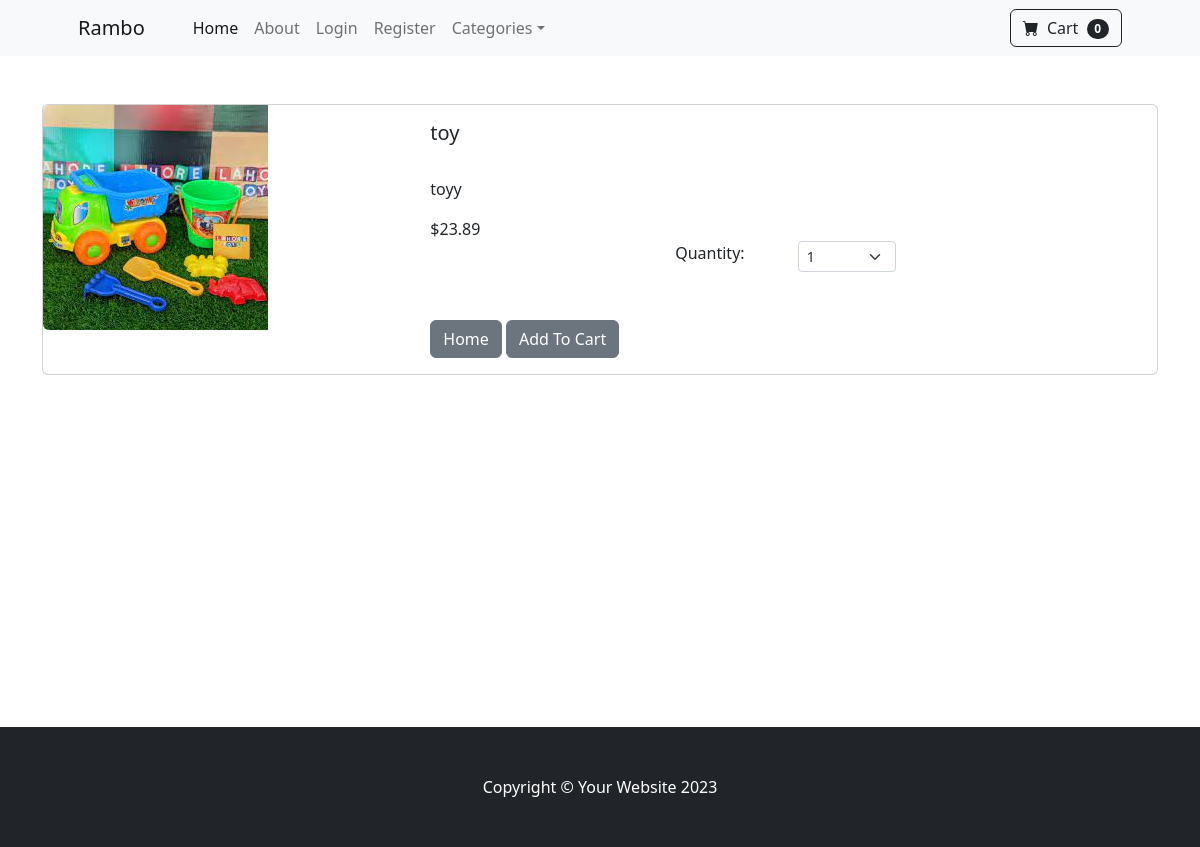
The app's page /product/4 with its own data.
### store/models.py (models this page shows, shortened)
class Product(models.Model):
    name = models.CharField(max_length=100)
    price = models.DecimalField(default=0, decimal_places=2, max_digits=8)
    category = models.ForeignKey(Category, on_delete=models.CASCADE, default=1)
    description = models.CharField(max_length=250, default='',blank=True, null=True)
    image = models.ImageField(upload_to='uploads/product/')
    is_sale = models.BooleanField(default=False)
    sale_price = models.DecimalField(default=0, decimal_places=2, max_digits=8)

### store/views.py (the view)
# urls.py: path('product/<int:pk>', views.product, name='product'),
def product(request, pk):
    product = Product.objects.get(id=pk)
    return render(request, 'product.html', {'products':product})

### cart/cart.py (called while the page is built)
	def __len__(self):
		return len(self.cart)

### cart/context_processors.py (called while the page is built)
def cart(request):
    return{'cart': Cart(request)}

### store/templates/product.html (shortened to what this page needs)
{% extends 'base.html' %}
{% block content %}
    <div class="container">
<br/><br/>
<div class="card mb-3">
  <div class="row g-0">
    <div class="col-md-4">
      <img src="{{ products.image.url }}" class="img-fluid rounded-start" alt="...">
    </div>
    <div class="col-md-8">
      <div class="card-body">
        <h5 class="card-title">{{ products.name }}</h5>
        <br/>
        <p class="card-text justified">{{ products.description }}</p>
        {% if products.is_sale %}
                <strike>
                ${{ products.price }}
                </strike>
                &nbsp;
                ${{ products.sale_price }}
        {% else %}
            ${{ products.price }}
        {% endif %}
        <div class="row justify-content-center">
          <div class="col-md-2">Quantity:</div>
                      <div class="col-md-2">
                      <select class="form-select form-select-sm" id="qty-cart">
                        <option value="1">1</option>
                      </select>
                      </div>
                  </div>
                  <br/><br/>
              <a href="{% url 'home'%}" class="btn btn-secondary">Home</a>
              <button type="button" value="{{ products.id }}" class="btn btn-secondary" id="add-cart">Add To Cart</button>
            </div>
          </div>
        </div>
      </div>
    </div>
  <br/><br/>
  <br/><br/>
  <br/><br/>
  <br/><br/>
  <br/><br/>
  <br/><br/>
  <br/><br/>
{% endblock %}

### records on screen
Product: image (picture), name "toy", description "toyy", price "23.89"

### other values on screen
{{ cart|length }} "0"
